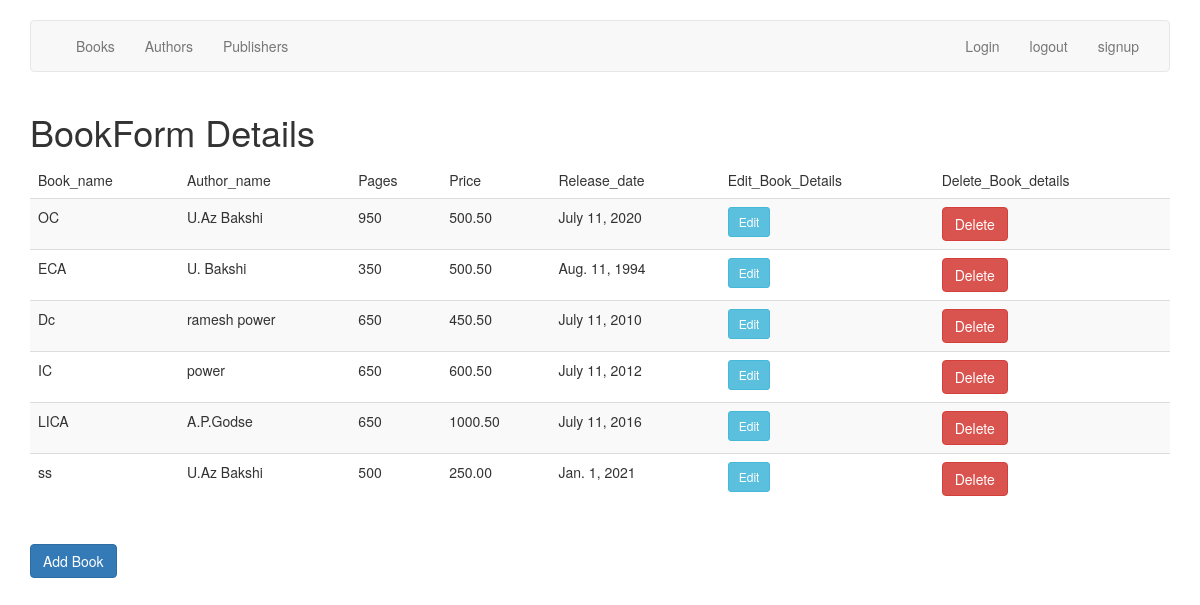
/employee/book_list/ (signed in), run on an earlier commit of the app's database.
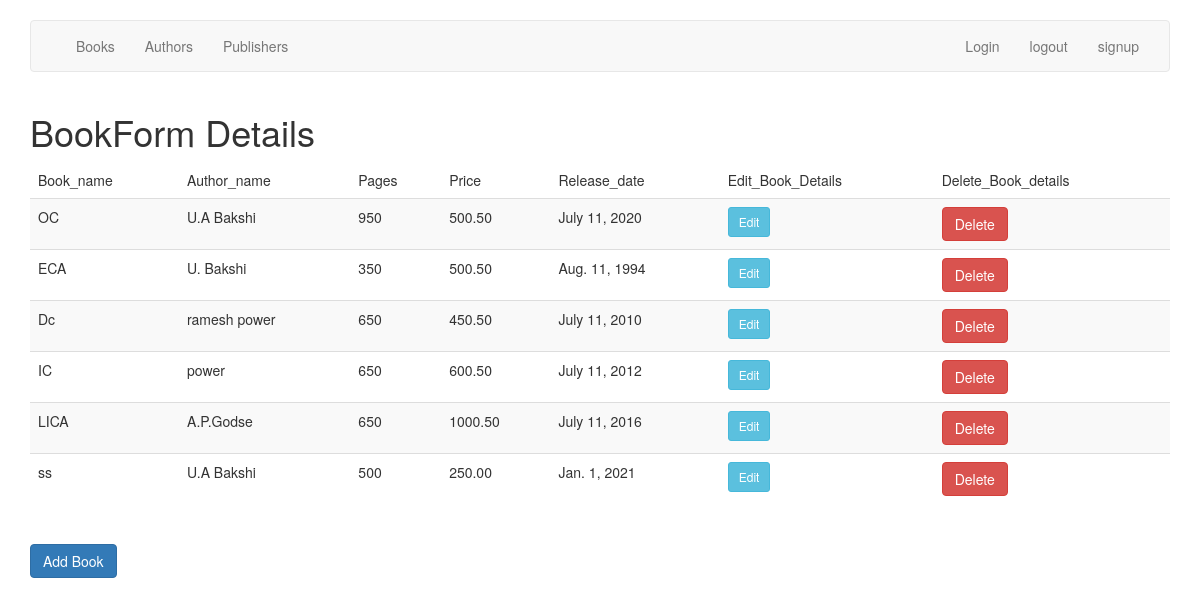
And on a later commit of the database.
### employee/models.py (models this page shows, shortened)
class BookModel(models.Model):
    author = models.ForeignKey(AuthorModel, on_delete=models.CASCADE)
    B_name = models.CharField(max_length=255)
    pages = models.IntegerField(verbose_name='number of pages')
    price  = models.DecimalField(max_digits=30, decimal_places=2, verbose_name='price')
    release_date = models.DateField()

class AuthorModel(models.Model):
    name = models.CharField(max_length=50, blank=False, null = False)
    email = models.EmailField(max_length=150, blank=True, null = True)
    st_date = models.DateField()
    def __str__(self):
        return self.name

### employee/views.py (the view)
# urls.py: path('book_list/', views.listbook, name = 'book_list'),
@login_required
def listbook(request):
    data = BookModel.objects.all()
    return render(request, 'book_details.html', {'Data': data})

### employee/Templates/book_details.html
{% extends "home.html" %}
{% block content %}
<div class="container" >
    <h1>BookForm Details</h1>
        <table class="table table-success table-striped">
            <thead>
                <tr>
                    <td>Book_name</td>
                    <td>Author_name</td>
                    <td>Pages</td>
                    <td>Price</td>
                    <td>Release_date</td>
                    <td>Edit_Book_Details</td>
                    <td>Delete_Book_details</td>
                </tr>
                <tbody>
                    {% for book in Data  %}
                    <tr>
                        <td><a href="{% url 'book_list' %}"></a>{{ book.B_name }}</td>
                        <td>{{ book.author }}</td>
                        <td>{{ book.pages }}</td>
                        <td>{{ book.price }}</td>
                        <td>{{ book.release_date }}</td>
                        <td ><a href="{% url 'edit_book' book.id %}" class="btn btn-sm btn-info">Edit</a>{{ book.Edit_Book_Details}}</td>
                        <td><a class="btn btn-danger" href="{% url 'delete_book' book.id %}">Delete</a>{{ author.Delete_Author_Details }}</td>
                    </tr>
                    {% endfor %}
                </tbody>
            </thead>
        </table>
        <br>
        <a href="{% url 'add-book' %}" class='btn btn-primary'>Add Book</a>
</div>
{% endblock %}

What changed in the data, as far as the page shows it:
changed through a linked row, BookModel "OC": author "U.Az Bakshi" → "U.A Bakshi"
changed through a linked row, BookModel "ss": author "U.Az Bakshi" → "U.A Bakshi"
